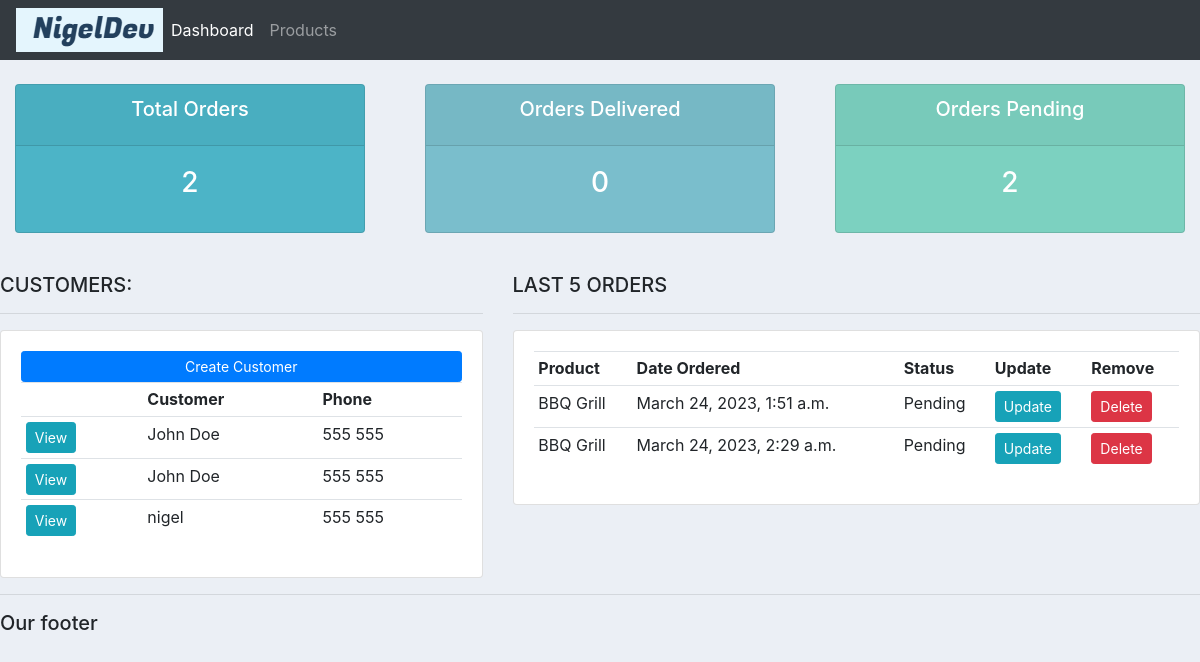
The app's page /, older data.
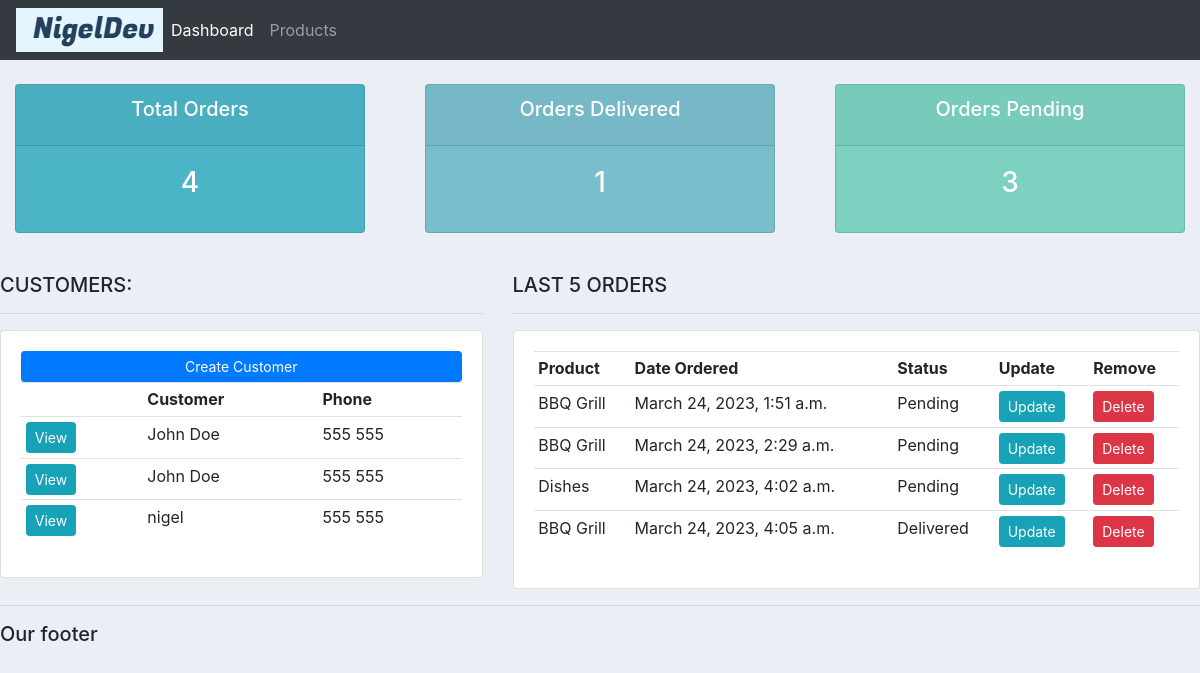
The same page, newer data.
### accounts/models.py (models this page shows, shortened)
class Customer(models.Model):
    name = models.CharField(max_length=200,null=True)
    phone = models.CharField(max_length=200,null=True)
    email = models.CharField(max_length=200,null=True)
    date_created = models.DateTimeField(auto_now_add=True)

class Order(models.Model):
    STATUS = (
        ('Pending', 'Pending'),
        ('Out for delivery', 'Out for delivery'),
        ('Delivered', 'Delivered'),
    )
    customer = models.ForeignKey(Customer,null=True,on_delete=models.SET_NULL)
    product = models.ForeignKey(Product,null=True,on_delete=models.SET_NULL)
    date_created = models.DateTimeField( auto_now_add=True, null=True)
    status = models.CharField(max_length=200,null=True,choices=STATUS)
    note = models.CharField(max_length=1000,null=True,choices=STATUS)

class Product(models.Model):
    CATEGORY = (
        ('Indoor', 'Indoor'),
        ('Out Door', 'Out Door'),
    )
    name = models.CharField(max_length=200,null=True)
    price = models.FloatField(null=True)
    category = models.CharField(max_length=200,null=True,choices=CATEGORY)
    description = models.CharField(max_length=200,null=True,blank=True)
    date_created = models.DateTimeField(auto_now_add=True)
    tags = models.ManyToManyField(Tag)
    def __str__(self):
        return self.name

### accounts/views.py (the view)
# urls.py: path('', views.home, name="home"),
def home(request):
    orders = Order.objects.all()
    customers = Customer.objects.all()
    total_customers = customers.count()
    total_orders = orders.count()
    delivered = orders.filter(status='Delivered').count()
    pending = orders.filter(status='Pending').count()
    context = {'orders':orders,'customers':customers,'total_orders':total_orders,'delivered':delivered,
               'pending':pending}
    return render(request,'accounts/dashboard.html', context)

### accounts/templates/accounts/dashboard.html
{% extends 'accounts/main.html' %}
{% block content %}
{% include 'accounts/status.html' %}
<br>
<div class="row">
        <div class="col-md-5">
            <h5>CUSTOMERS:</h5>
            <hr>
            <div class="card card-body">
                <a class="btn btn-primary btn-sm btn-block" href="">Create Customer</a>
                <table class="table table-sm ">
                    <tr>
                        <th></th>
                        <th>Customer</th>
                        <th>Phone</th>
                    </tr>
                    {% for customer in customers %}
                        <tr>
                            <td><a class="btn btn-sm btn-info" href="{% url 'customer' customer.id %}">View</a></td>
                            <td>{{ customer.name }}</td>
                            <td>{{ customer.phone }}</td>
                        </tr>
                    {% endfor %}
                </table>
            </div>
        </div>
    <div class="col-md-7">
        <h5>LAST 5 ORDERS</h5>
        <hr>
        <div class="card card-body">
            <table class="table table-sm ">
                <tr>
                    <th>Product</th>
                    <th>Date Ordered</th>
                    <th>Status</th>
                    <th>Update</th>
                    <th>Remove</th>
                </tr>
                {% for order in orders %}
                        <tr>
                            <td>{{ order.product }}</td>
                            <td>{{ order.date_created }}</td>
                            <td>{{ order.status }}</td>
                            <td><a class="btn btn-sm btn-info" href="{% url 'update_order' order.id %}">Update</a></td>
                            <td><a class="btn btn-sm btn-danger" href="{% url 'delete_order' order.id %}">Delete</a></td>
                        </tr>
                    {% endfor %}
            </table>
        </div>
    </div>
</div>
{% endblock %}

Row changes from the older to the newer data that the page shows:
added Order: product "Dishes", date_created "March 24, 2023, 4:02 a.m.", status "Pending"
added Order: product "BBQ Grill", date_created "March 24, 2023, 4:05 a.m.", status "Delivered"
Text that changed along with them:
{{ total_orders }}: "2" → "4"
{{ delivered }}: "0" → "1"
{{ pending }}: "2" → "3"
